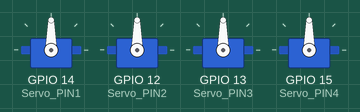
Simulated run of this sketch. Board: ESP8266 (NodeMCU). On the bench: 4 × servo. WiFi joins after 1.5 s; servers stay silent unless stated; uploads are accepted with an empty reply; what the sketch prints to the serial monitor is not drawn.

Above: at 6.6 s.
At 8.3 s:
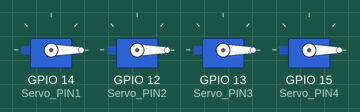
Timing chart, 0 to 9.8 s (numbered marks = the images above):
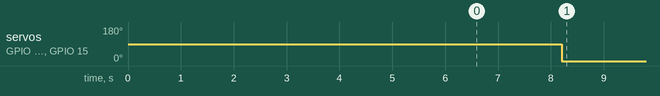

The sketch:

threewalking.ino
```cpp
#include <Wire.h>
#include <Arduino.h>
#include <ESP8266WiFi.h>
#include <ESP8266WiFiMulti.h>
#include <ESP8266HTTPClient.h>
#include <Servo.h>
#include "Adafruit_BNO055.h"
#include "imumaths.h"

#define USE_SERIAL Serial
#define BNO055_SAMPLERATE_DELAY_MS (100)

Adafruit_BNO055 bno = Adafruit_BNO055();
ESP8266WiFiMulti WiFiMulti;

Servo s1;
Servo s2;
Servo s3;
Servo s4;
int Servo_PIN1 = 14; //NodeMCU D5
int Servo_PIN2 = 12; //NodeMCU D6
int Servo_PIN3 = 13; //NodeMCU D7
int Servo_PIN4 = 15; //NodeMCU D8

void displaySensorStatus(void)
{
  uint8_t system_status, self_test_results, system_error;
  system_status = self_test_results = system_error = 0;
  bno.getSystemStatus(&system_status, &self_test_results, &system_error);

  /* Display the results in the Serial Monitor */
  Serial.println("");
  Serial.print("System Status: 0x");
  Serial.println(system_status, HEX);
  Serial.print("Self Test:     0x");
  Serial.println(self_test_results, HEX);
  Serial.print("System Error:  0x");
  Serial.println(system_error, HEX);
  Serial.println("");
  delay(500);
}

void setup() {

    USE_SERIAL.begin(115200);
    // USE_SERIAL.setDebugOutput(true);

    USE_SERIAL.print("\n\n\n");

    for(uint8_t t = 5; t > 0; t--) {
        USE_SERIAL.printf("[SETUP] WAIT %d...\n", t);
        USE_SERIAL.flush();
        delay(1000);
    }

    WiFiMulti.addAP("Tau", "314159265358");

    Serial.println("IMU Initialization\n");
    /* Initialise the sensor */
    if(!bno.begin())
    {
      /* There was a problem detecting the BNO055 ... check your connections */
      Serial.print("Ooops, no BNO055 detected ... Check your wiring or I2C ADDR!");
      while(1);
    }

    delay(1000);
    bno.setExtCrystalUse(true);
    displaySensorStatus();
    s1.attach(Servo_PIN1);
    s2.attach(Servo_PIN2);
    s3.attach(Servo_PIN3);
    s4.attach(Servo_PIN4);
}

void loop() {
      // wait for WiFi connection
    if((WiFiMulti.run() == WL_CONNECTED)) {

        HTTPClient http;

        USE_SERIAL.print("[HTTP] begin...\n");

        // configure server and url
        http.begin("http://192.168.1.74:8000/");

        USE_SERIAL.print("[HTTP] POST...\n");

        // start connection and send HTTP header

        /*
         * get data from IMU and send
         *
         * Possible vector values can be:
         * - VECTOR_ACCELEROMETER - m/s^2
         * - VECTOR_MAGNETOMETER  - uT
         * - VECTOR_GYROSCOPE     - rad/s     - 1rps = 900 LSB
         * - VECTOR_EULER         - degrees   - 1 degree = 16 LSB
         * - VECTOR_LINEARACCEL   - m/s^2     - 1m/s^2 = 100 LSB
         * - VECTOR_GRAVITY       - m/s^2
         *
         */

        uint8_t gyro[6]; memset (gyro, 0, 6);
        uint8_t linearacc[6]; memset (linearacc, 0, 6);
        uint8_t euler[6]; memset (euler, 0, 6);

        bno.getData(Adafruit_BNO055::VECTOR_GYROSCOPE, gyro);
        bno.getData(Adafruit_BNO055::VECTOR_LINEARACCEL, linearacc);
        bno.getData(Adafruit_BNO055::VECTOR_EULER, euler);

//        imu::Vector<3> eul = bno.getVector(Adafruit_BNO055::VECTOR_EULER);
//
//        /* Display the floating point data */
//        Serial.println("Euler: ");
//        Serial.print("X: ");
//        Serial.print(eul.x());
//        Serial.print(" Y: ");
//        Serial.print(eul.y());
//        Serial.print(" Z: ");
//        Serial.print(eul.z());
//        Serial.println("\t");
//
//        imu::Vector<3> lineacc = bno.getVector(Adafruit_BNO055::VECTOR_LINEARACCEL);
//
//        Serial.println("Linear Acc: ");
//        Serial.print("X: ");
//        Serial.print(lineacc.x(), 4);
//        Serial.print(" Y: ");
//        Serial.print(lineacc.y(), 4);
//        Serial.print(" Z: ");
//        Serial.print(lineacc.z(), 4);
//        Serial.println("\t");
//
//        imu::Vector<3> anguvel = bno.getVector(Adafruit_BNO055::VECTOR_GYROSCOPE);
//
//        /* Display the floating point data */
//        Serial.println("Angular velocity: ");
//        Serial.print("X: ");
//        Serial.print(anguvel.x());
//        Serial.print(" Y: ");
//        Serial.print(anguvel.y());
//        Serial.print(" Z: ");
//        Serial.print(anguvel.z());
//        Serial.println("\t");

        uint8_t datasent[18];
        memset(datasent, 0, 18);
        for (int i = 0; i < 6; i++)
          datasent[i] = gyro[i];
        for (int i = 0; i < 6; i++)
          datasent[i + 6] = linearacc[i];
        for (int i = 0; i < 6; i++)
          datasent[i + 12] = euler[i];

        int httpCode = http.POST(datasent, sizeof(datasent));

        if(httpCode > 0) {
            // HTTP header has been send and Server response header has been handled
            USE_SERIAL.printf("[HTTP] POST... code: %d\n", httpCode);

            // file found at server
            if(httpCode == HTTP_CODE_OK) {
                String payload = http.getString();
                int servo1 = payload.substring(0,3).toInt();
                int servo2 = payload.substring(3,6).toInt();
                int servo3 = payload.substring(6,9).toInt();
                int servo4 = payload.substring(9,12).toInt();
                int val1 = servo1-100;
                int val2 = servo2-100;
                int val3 = servo3-100;
                int val4 = servo4-100;
                s1.write(val1);
                s2.write(val2);
                s3.write(val3);
                s4.write(val4);
                delay(50);
                USE_SERIAL.println(val1);
                USE_SERIAL.println(val2);
                USE_SERIAL.println(val3);
                USE_SERIAL.println(val4);
            }
        } else {
            USE_SERIAL.printf("[HTTP] POST... failed, error: %s\n", http.errorToString(httpCode).c_str());
        }

        http.end();
    }

    delay(50);
}
```

imumaths.h
```cpp
// (licence header left out)
#ifndef IMUMATH_H
#define IMUMATH_H


#include "vector.h"
#include "matrix.h"
#include "quaternion.h"


#endif
```

matrix.h
```cpp
// (licence header left out)
#ifndef IMUMATH_MATRIX_HPP
#define IMUMATH_MATRIX_HPP

#include <string.h>
#include <stdint.h>

#include "vector.h"

namespace imu
{


template <uint8_t N> class Matrix
{
public:
    Matrix()
    {
        memset(_cell_data, 0, N*N*sizeof(double));
    }

    Matrix(const Matrix &m)
    {
        for (int ij = 0; ij < N*N; ++ij)
        {
            _cell_data[ij] = m._cell_data[ij];
        }
    }

    ~Matrix()
    {
    }

    Matrix& operator=(const Matrix& m)
    {
        for (int ij = 0; ij < N*N; ++ij)
        {
            _cell_data[ij] = m._cell_data[ij];
        }
        return *this;
    }

    Vector<N> row_to_vector(int i) const
    {
        Vector<N> ret;
        for (int j = 0; j < N; j++)
        {
            ret[j] = cell(i, j);
        }
        return ret;
    }

    Vector<N> col_to_vector(int j) const
    {
        Vector<N> ret;
        for (int i = 0; i < N; i++)
        {
            ret[i] = cell(i, j);
        }
        return ret;
    }

    void vector_to_row(const Vector<N>& v, int i)
    {
        for (int j = 0; j < N; j++)
        {
            cell(i, j) = v[j];
        }
    }

    void vector_to_col(const Vector<N>& v, int j)
    {
        for (int i = 0; i < N; i++)
        {
            cell(i, j) = v[i];
        }
    }

    double operator()(int i, int j) const
    {
        return cell(i, j);
    }
    double& operator()(int i, int j)
    {
        return cell(i, j);
    }

    double cell(int i, int j) const
    {
        return _cell_data[i*N+j];
    }
    double& cell(int i, int j)
    {
        return _cell_data[i*N+j];
    }


    Matrix operator+(const Matrix& m) const
    {
        Matrix ret;
        for (int ij = 0; ij < N*N; ++ij)
        {
            ret._cell_data[ij] = _cell_data[ij] + m._cell_data[ij];
        }
        return ret;
    }

    Matrix operator-(const Matrix& m) const
    {
        Matrix ret;
        for (int ij = 0; ij < N*N; ++ij)
        {
            ret._cell_data[ij] = _cell_data[ij] - m._cell_data[ij];
        }
        return ret;
    }

    Matrix operator*(double scalar) const
    {
        Matrix ret;
        for (int ij = 0; ij < N*N; ++ij)
        {
            ret._cell_data[ij] = _cell_data[ij] * scalar;
        }
        return ret;
    }

    Matrix operator*(const Matrix& m) const
    {
        Matrix ret;
        for (int i = 0; i < N; i++)
        {
            Vector<N> row = row_to_vector(i);
            for (int j = 0; j < N; j++)
            {
                ret(i, j) = row.dot(m.col_to_vector(j));
            }
        }
        return ret;
    }

    Matrix transpose() const
    {
        Matrix ret;
        for (int i = 0; i < N; i++)
        {
            for (int j = 0; j < N; j++)
            {
                ret(j, i) = cell(i, j);
            }
        }
        return ret;
    }

    Matrix<N-1> minor_matrix(int row, int col) const
    {
        Matrix<N-1> ret;
        for (int i = 0, im = 0; i < N; i++)
        {
            if (i == row)
                continue;

            for (int j = 0, jm = 0; j < N; j++)
            {
                if (j != col)
                {
                    ret(im, jm++) = cell(i, j);
                }
            }
            im++;
        }
        return ret;
    }

    double determinant() const
    {
        // specialization for N == 1 given below this class
        double det = 0.0, sign = 1.0;
        for (int i = 0; i < N; ++i, sign = -sign)
            det += sign * cell(0, i) * minor_matrix(0, i).determinant();
        return det;
    }

    Matrix invert() const
    {
        Matrix ret;
        double det = determinant();

        for (int i = 0; i < N; i++)
        {
            for (int j = 0; j < N; j++)
            {
                ret(i, j) = minor_matrix(j, i).determinant() / det;
                if ((i+j)%2 == 1)
                    ret(i, j) = -ret(i, j);
            }
        }
        return ret;
    }

    double trace() const
    {
        double tr = 0.0;
        for (int i = 0; i < N; ++i)
            tr += cell(i, i);
        return tr;
    }

private:
    double _cell_data[N*N];
};


template<>
inline double Matrix<1>::determinant() const
{
    return cell(0, 0);
}

};

#endif
```

quaternion.h
```cpp
// (licence header left out)
#ifndef IMUMATH_QUATERNION_HPP
#define IMUMATH_QUATERNION_HPP

#include <stdlib.h>
#include <string.h>
#include <stdint.h>
#include <math.h>

#include "matrix.h"


namespace imu
{

class Quaternion
{
public:
    Quaternion(): _w(1.0), _x(0.0), _y(0.0), _z(0.0) {}

    Quaternion(double w, double x, double y, double z):
        _w(w), _x(x), _y(y), _z(z) {}

    Quaternion(double w, Vector<3> vec):
        _w(w), _x(vec.x()), _y(vec.y()), _z(vec.z()) {}

    double& w()
    {
        return _w;
    }
    double& x()
    {
        return _x;
    }
    double& y()
    {
        return _y;
    }
    double& z()
    {
        return _z;
    }

    double w() const
    {
        return _w;
    }
    double x() const
    {
        return _x;
    }
    double y() const
    {
        return _y;
    }
    double z() const
    {
        return _z;
    }

    double magnitude() const
    {
        return sqrt(_w*_w + _x*_x + _y*_y + _z*_z);
    }

    void normalize()
    {
        double mag = magnitude();
        *this = this->scale(1/mag);
    }

    Quaternion conjugate() const
    {
        return Quaternion(_w, -_x, -_y, -_z);
    }

    void fromAxisAngle(const Vector<3>& axis, double theta)
    {
        _w = cos(theta/2);
        //only need to calculate sine of half theta once
        double sht = sin(theta/2);
        _x = axis.x() * sht;
        _y = axis.y() * sht;
        _z = axis.z() * sht;
    }

    void fromMatrix(const Matrix<3>& m)
    {
        double tr = m.trace();

        double S;
        if (tr > 0)
        {
            S = sqrt(tr+1.0) * 2;
            _w = 0.25 * S;
            _x = (m(2, 1) - m(1, 2)) / S;
            _y = (m(0, 2) - m(2, 0)) / S;
            _z = (m(1, 0) - m(0, 1)) / S;
        }
        else if (m(0, 0) > m(1, 1) && m(0, 0) > m(2, 2))
        {
            S = sqrt(1.0 + m(0, 0) - m(1, 1) - m(2, 2)) * 2;
            _w = (m(2, 1) - m(1, 2)) / S;
            _x = 0.25 * S;
            _y = (m(0, 1) + m(1, 0)) / S;
            _z = (m(0, 2) + m(2, 0)) / S;
        }
        else if (m(1, 1) > m(2, 2))
        {
            S = sqrt(1.0 + m(1, 1) - m(0, 0) - m(2, 2)) * 2;
            _w = (m(0, 2) - m(2, 0)) / S;
            _x = (m(0, 1) + m(1, 0)) / S;
            _y = 0.25 * S;
            _z = (m(1, 2) + m(2, 1)) / S;
        }
        else
        {
            S = sqrt(1.0 + m(2, 2) - m(0, 0) - m(1, 1)) * 2;
            _w = (m(1, 0) - m(0, 1)) / S;
            _x = (m(0, 2) + m(2, 0)) / S;
            _y = (m(1, 2) + m(2, 1)) / S;
            _z = 0.25 * S;
        }
    }

    void toAxisAngle(Vector<3>& axis, double& angle) const
    {
        double sqw = sqrt(1-_w*_w);
        if (sqw == 0) //it's a singularity and divide by zero, avoid
            return;

        angle = 2 * acos(_w);
        axis.x() = _x / sqw;
        axis.y() = _y / sqw;
        axis.z() = _z / sqw;
    }

    Matrix<3> toMatrix() const
    {
        Matrix<3> ret;
        ret.cell(0, 0) = 1 - 2*_y*_y - 2*_z*_z;
        ret.cell(0, 1) = 2*_x*_y - 2*_w*_z;
        ret.cell(0, 2) = 2*_x*_z + 2*_w*_y;

        ret.cell(1, 0) = 2*_x*_y + 2*_w*_z;
        ret.cell(1, 1) = 1 - 2*_x*_x - 2*_z*_z;
        ret.cell(1, 2) = 2*_y*_z - 2*_w*_x;

        ret.cell(2, 0) = 2*_x*_z - 2*_w*_y;
        ret.cell(2, 1) = 2*_y*_z + 2*_w*_x;
        ret.cell(2, 2) = 1 - 2*_x*_x - 2*_y*_y;
        return ret;
    }


    // Returns euler angles that represent the quaternion.  Angles are
    // returned in rotation order and right-handed about the specified
    // axes:
    //
    //   v[0] is applied 1st about z (ie, roll)
    //   v[1] is applied 2nd about y (ie, pitch)
    //   v[2] is applied 3rd about x (ie, yaw)
    //
    // Note that this means result.x() is not a rotation about x;
    // similarly for result.z().
    //
    Vector<3> toEuler() const
    {
        Vector<3> ret;
        double sqw = _w*_w;
        double sqx = _x*_x;
        double sqy = _y*_y;
        double sqz = _z*_z;

        ret.x() = atan2(2.0*(_x*_y+_z*_w),(sqx-sqy-sqz+sqw));
        ret.y() = asin(-2.0*(_x*_z-_y*_w)/(sqx+sqy+sqz+sqw));
        ret.z() = atan2(2.0*(_y*_z+_x*_w),(-sqx-sqy+sqz+sqw));

        return ret;
    }

    Vector<3> toAngularVelocity(double dt) const
    {
        Vector<3> ret;
        Quaternion one(1.0, 0.0, 0.0, 0.0);
        Quaternion delta = one - *this;
        Quaternion r = (delta/dt);
        r = r * 2;
        r = r * one;

        ret.x() = r.x();
        ret.y() = r.y();
        ret.z() = r.z();
        return ret;
    }

    Vector<3> rotateVector(const Vector<2>& v) const
    {
        return rotateVector(Vector<3>(v.x(), v.y()));
    }

    Vector<3> rotateVector(const Vector<3>& v) const
    {
        Vector<3> qv(_x, _y, _z);
        Vector<3> t = qv.cross(v) * 2.0;
        return v + t*_w + qv.cross(t);
    }


    Quaternion operator*(const Quaternion& q) const
    {
        return Quaternion(
            _w*q._w - _x*q._x - _y*q._y - _z*q._z,
            _w*q._x + _x*q._w + _y*q._z - _z*q._y,
            _w*q._y - _x*q._z + _y*q._w + _z*q._x,
            _w*q._z + _x*q._y - _y*q._x + _z*q._w
        );
    }

    Quaternion operator+(const Quaternion& q) const
    {
        return Quaternion(_w + q._w, _x + q._x, _y + q._y, _z + q._z);
    }

    Quaternion operator-(const Quaternion& q) const
    {
        return Quaternion(_w - q._w, _x - q._x, _y - q._y, _z - q._z);
    }

    Quaternion operator/(double scalar) const
    {
        return Quaternion(_w / scalar, _x / scalar, _y / scalar, _z / scalar);
    }

    Quaternion operator*(double scalar) const
    {
        return scale(scalar);
    }

    Quaternion scale(double scalar) const
    {
        return Quaternion(_w * scalar, _x * scalar, _y * scalar, _z * scalar);
    }

private:
    double _w, _x, _y, _z;
};

} // namespace

#endif
```

Source omitted: vector.h (4922 bytes)

Measured:
- by itself, servo on GPIO 14 (Servo_PIN1), servo on GPIO 12 (Servo_PIN2), servo on GPIO 13 (Servo_PIN3), servo on GPIO 15 (Servo_PIN4): 90° → 0° at 8.2 s
